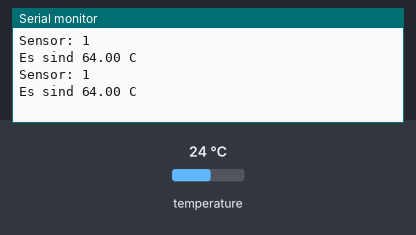
Recording of a sketch running on a simulated Arduino Uno, built with avr-gcc and run on an emulated ATmega328P. Parts: the last lines printed to the serial monitor. Inputs (shaded band) come from the test bench; at power-on: temperature 24 °C.

Above: at 2.8 s.
2.9 s: temperature set to 12 °C
At 3.8 s:
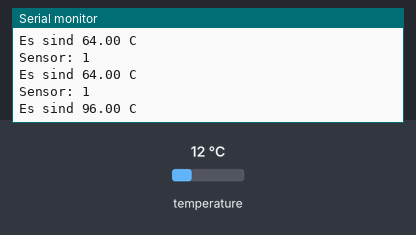
4.4 s: temperature set to 19 °C
At 5.8 s:
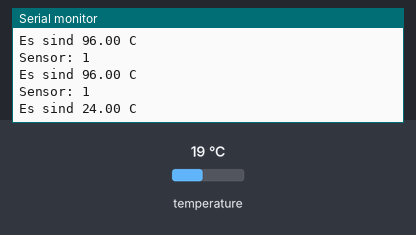
Timing chart, 0 to 7.4 s (numbered marks = the images above; inputs shaded):
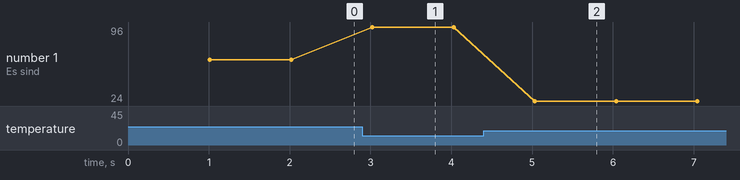

The sketch:

DS1820Simple.ino
```cpp
/*******************************************************************************/
/* DS1820Simple - Ein einfacher Sketch um die Temperatur eines einzelnen DS1820
 * oder DS18S20 Sensors über den seriellen Monitor auszugeben. Die Verwaltung
 * mehrerer Sensoren sowie die Auswertung negativer Temperaturen ist hier noch
 * nicht vorgesehen, um den Sketch so einfach wie möglich zu gestalten.
 *
 * Getestet mit:         Arduino Uno
 *                       Arduino IDE 1.63
 *
 * Referenz:             http://www.pjrc.com/teensy/td_libs_OneWire.html
 *
 * Original Autor:       Paul Stoffregen, Beispiel DS18x20_temperature
 *
 * Modifiziert von:      http://arduino-hannover.de/
 *                       Arduino Treffpunkt Hannover
 * Autor:                Olaf Meier
 *                       https://electronicfreakblog.wordpress.com/
 *
 * Hardware Verbindung:  Ardu  -  Sensor DS1820/DS18S20
 *                       GND   -  Pin 1
 *                       DP7   -  Pin 2 (4,7k Pullup verbunden mit 5V)
 *                       5V    -  Pin 3
 *                                 _____
 *                                /     \  Frontansicht auf Laserbeschriftung
 *                                -------
 *                                |  |  |
 *                                1  2  3
 *                                |  |  |
 *                               GND D Vdd
 *
 * Ergänzungen:          -
 *
 */
/*******************************************************************************/
/*******************************************************************************/
/***   Deklaration globaler Konstanten, Variablen, Import von Bibliotheken   ***/
/*******************************************************************************/
/***  Software Version und Datum  ***/
const char* sketchname            =  "DS1820Simple";
const char* revision              =  "R.1.1";
const char* author                =  "www.arduino-hannover.de";
const char* creator               =  "Olaf Meier";
const char* date                  =  "2015/10/31";
/*******************************************************************************/
/***  Deklariere Konstanten und Variablen für diesen Sketch  ***/
const unsigned int BAUDRATE       =  9600;         // Serieller Monitor Baud Rate

#include <OneWire.h>                               // DS1820 Bibliothek einbinden
const byte TEMPSENSORPIN          =  7;            // DS1820 Datenpin mit DP7 verbinden
OneWire oneWire(TEMPSENSORPIN);                    // Object onewire an DP7 erzeugen
/*******************************************************************************/
/*******************************************************************************/
void setup() {
  /***  Starte den seriellen Monitor. Warte jetzt auf Daten zur Ausgabe  ***/
  Serial.begin(BAUDRATE);
}                                                  // Ende der Setup Routine (Einmalig)
/*******************************************************************************/
/*******************************************************************************/
void loop() {
  oneWire.reset();                                 // Objekt oneWire zurücksetzen
  /***  Library Methode onWire.skip() sowie oneWire.write(0xCC) sind identisch  ***/
  /***  Funktioniert aber nur mit einem Sensor ohne explizite Adressabfrage  ***/
  oneWire.skip();                                  // Skip: ROM Abfrage überspringen
  //  oneWire.write(0xCC);                         // Skip: ROM Abfrage überspringen

  /***  Starte die Temperaturmessung innerhalb des Sensors  ***/
  oneWire.write(0x44);                             // Starte Temperaturkonvertierung
  /***  Um dem Sensor etwas Zeit zu geben, ist eine Verzögerung notwendig  ***/
  delay(1000);                                     // Verzögerung 1s

  boolean present = oneWire.reset();               // Ist ein Device angeschlossen?
  Serial.print("Sensor: ");                        // Anzeigen ob Sensor vorhanden
  Serial.println(present);                         // 1 = Device vorhanden

  /***  Library Methode onWire.skip() sowie oneWire.write(0xCC) sind identisch  ***/
  /***  Funktioniert aber nur mit einem Sensor ohne explizite Adressabfrage  ***/
  oneWire.skip();                                  // Skip: ROM Abfrage überspringen
  //  oneWire.write(0xCC);                         // Skip: ROM Abfrage überspringen

  /***  Die Daten aus dem Scratchpad des Sensors werden ausgelesen  ***/
  oneWire.write(0xBE);                             // Kommando Scratchpad auslesen
  /***  Schreibe die ersten beiden Bytes mit Temperatur davon in ein Array  ***/
  int data[2];                                     // Byte 0 = LSB; 1 = MSB
  for (byte i = 0; i < 2; i++) {                   // 2 Bytes in Array schreiben
    data[i] = oneWire.read();
  }

  /***  Temperaturberechnung. Byte 0 mit Wertigkeit 0,5 für das kleinste Bit  ***/
  float temperature = data[0] * 0.5;
    Serial.print("Es sind ");
    Serial.print(temperature);                     // Temperatur in °C ausgeben
    Serial.println (" C");
    Serial.println ();                             // Leerzeile

}                                                  // Ende der Loop Routine (Endlos)
/*******************************************************************************/
/*******************************************************************************/
```

Measured:
- after the input at 2.9 s, the serial monitor: prints a new line after 0.12 s (image 1)
- after the input at 4.4 s, the serial monitor: prints a new line after 0.63 s (image 2)
- plotted number 1: 64 → 96 after the input at 2.9 s, 96 → 24 after the input at 4.4 s
